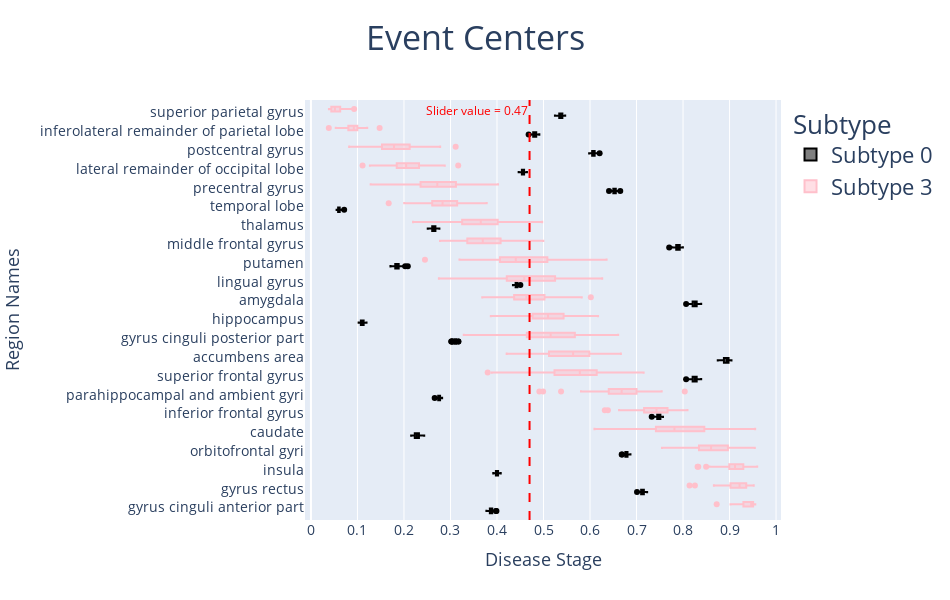

The notebook cell saved with this chart:
### Code cell
# Try commenting each line to see how the default values work

p = event_centers(T = T,
                  S = S,
                  color_list = color_list,
                  chosen_subtypes = chosen_subtypes,
                  subtype_labels = subtype_labels, 
                  orderBy = orderBy,
                  width = width,
                  height = height,
                  slider=slider
                 )
p

### Figure 1 — Plotly figure (JSON) as saved in the notebook; plotly's stock layout.template omitted (floating-point values rounded to 4 significant figures; data arrays with more than 128 entries replaced by an {"elided": "..."} marker saying what was removed)
{"data": [{"alignmentgroup": "True", "hovertemplate": "Subtype=Subtype 0<br>Disease Stage=%{x}<br>Region Names=%{y}<extra></extra>", "legendgroup": "Subtype 0", "marker": {"color": "#000000"}, "name": "Subtype 0", "notched": false, "offsetgroup": "Subtype 0", "orientation": "h", "showlegend": true, "type": "box", "x": {"elided": "2200 float values"}, "x0": " ", "xaxis": "x", "y": {"elided": "2200 str values"}, "y0": " ", "yaxis": "y"}, {"alignmentgroup": "True", "hovertemplate": "Subtype=Subtype 3<br>Disease Stage=%{x}<br>Region Names=%{y}<extra></extra>", "legendgroup": "Subtype 3", "marker": {"color": "pink"}, "name": "Subtype 3", "notched": false, "offsetgroup": "Subtype 3", "orientation": "h", "showlegend": true, "type": "box", "x": {"elided": "2200 float values"}, "x0": " ", "xaxis": "x", "y": {"elided": "2200 str values"}, "y0": " ", "yaxis": "y"}], "layout": {"annotations": [{"font": {"color": "red"}, "showarrow": false, "text": "Slider value = 0.47", "x": 0.47, "xanchor": "right", "xref": "x", "y": 1, "yanchor": "top", "yref": "y domain"}], "boxmode": "group", "height": 600, "hovermode": false, "legend": {"font": {"size": 22}, "title": {"text": "Subtype"}, "tracegroupgap": 0}, "shapes": [{"line": {"color": "red", "dash": "dash", "width": 2}, "type": "line", "x0": 0.47, "x1": 0.47, "xref": "x", "y0": 0, "y1": 1, "yref": "y domain"}], "title": {"font": {"size": 34}, "text": "Event Centers", "x": 0.5}, "width": 950, "xaxis": {"anchor": "y", "domain": [0, 1], "dtick": 0.1, "tick0": 0, "tickfont": {"size": 14}, "tickmode": "linear", "title": {"font": {"size": 18}, "text": "Disease Stage"}}, "yaxis": {"anchor": "x", "categoryarray": ["gyrus cinguli anterior part", "gyrus rectus", "insula", "orbitofrontal gyri", "caudate", "inferior frontal gyrus", "parahippocampal and ambient gyri", "superior frontal gyrus", "accumbens area", "gyrus cinguli posterior part", "hippocampus", "amygdala", "lingual gyrus", "putamen", "middle frontal gyrus", "thalamus", "temporal lobe", "precentral gyrus", "lateral remainder of occipital lobe", "postcentral gyrus", "inferolateral remainder of parietal lobe", "superior parietal gyrus"], "categoryorder": "array", "domain": [0, 1], "tickfont": {"size": 14}, "title": {"font": {"size": 18}, "text": "Region Names"}}}}
